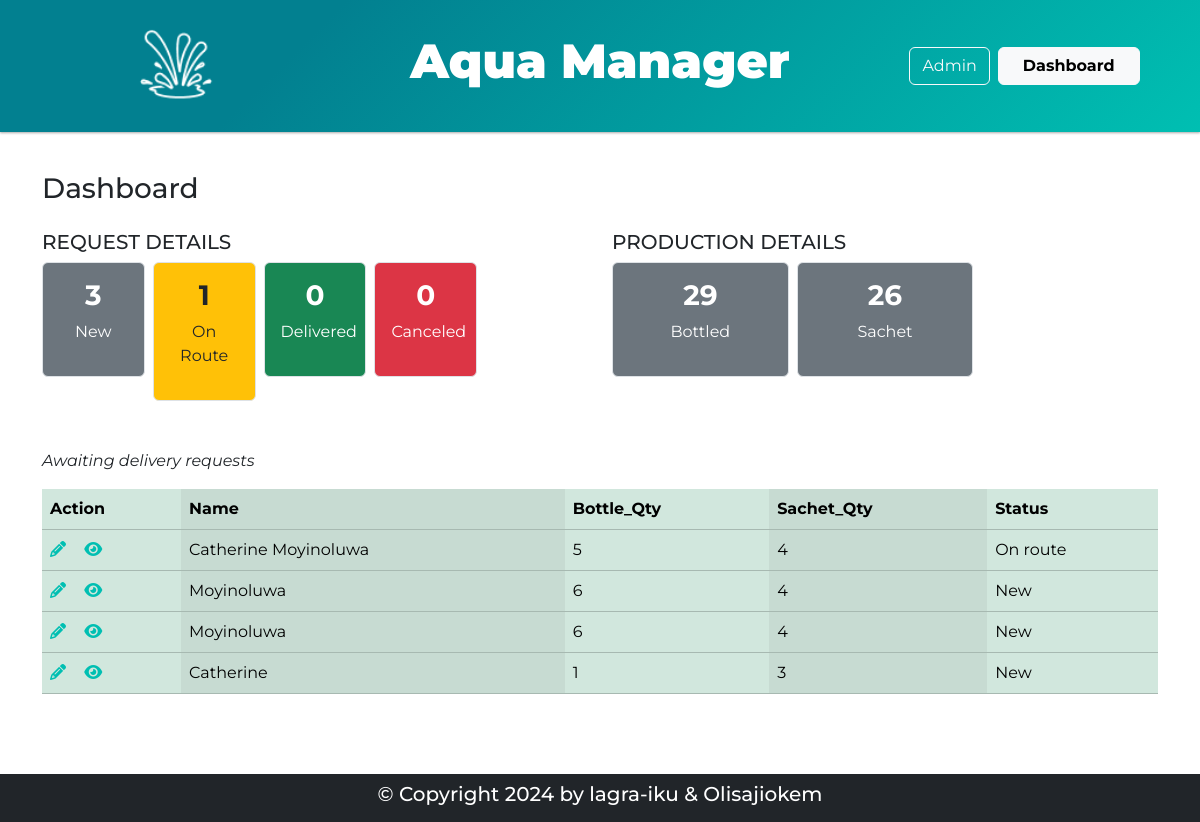
Page /dashboard on the earlier database version.
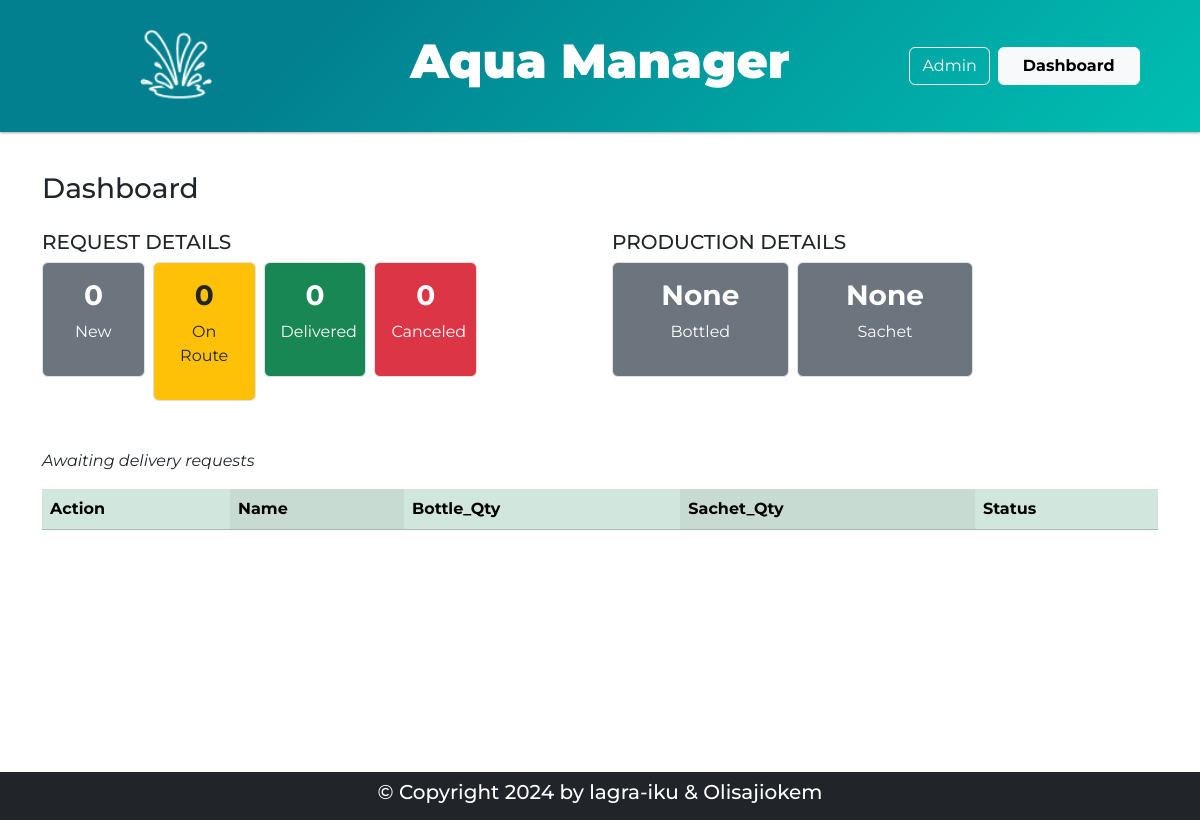
Same page on the later database version.
### models.py (models this page shows, shortened)
class Requests(db.Model):
    id = db.Column(db.Integer, primary_key=True, autoincrement=True)
    name = db.Column(db.String(255), nullable=False)
    location = db.Column(db.String(255), nullable=False)
    phonenum = db.Column(db.String(30), nullable=False)
    bottle_qty = db.Column(db.Integer)
    sachet_qty = db.Column(db.Integer)
    created_date = db.Column(db.DateTime, default=datetime.utcnow)
    modified_date = db.Column(db.DateTime, default=datetime.utcnow, onupdate=datetime.utcnow)
    status = db.Column(db.String(255), default='New')

### routes.py (the view)
@main_bp.route('/dashboard', methods=('GET', 'POST'))
def dashboard():
    entries = Requests.query.filter(Requests.status.notin_(['canceled', 'completed'])).order_by(desc(Requests.modified_date)).all()
    new_count = db.session.query(func.count(Requests.id)).filter(Requests.status == 'New').scalar()
    enroute_count = db.session.query(func.count(Requests.id)).filter(Requests.status == 'On route').scalar()
    delivered_count = db.session.query(func.count(Requests.id)).filter(Requests.status == 'Delivered').scalar()
    canceled_count = db.session.query(func.count(Requests.id)).filter(Requests.status == 'Canceled').scalar()
    bottle_sum = db.session.query(func.sum(Production_records.bottle_qty)).scalar()
    sachet_sum = db.session.query(func.sum(Production_records.sachet_qty)).scalar()
    return render_template('admin/dashboard.html', x=entries, new=new_count, enroute=enroute_count, delivered=delivered_count, canceled=canceled_count, bottled=bottle_sum, sachet=sachet_sum)

### templates/admin/dashboard.html
{% extends 'index.html' %}
{% block content %}
<div class="container mb-5">
    <h3 class="my-4">Dashboard</h3>
    <div class="row mb-5">
        <div class="col-sm-6">
            <div class="row">
                <h5 class="">REQUEST DETAILS</h5>
            </div>
            <div class="row row-cols-2 row-cols-lg-5 g-2 g-lg-2">
                <div class="col text-center">
                  <div class="p-3 border bg-secondary text-white rounded">
                    <h4 class="fs-3 fw-bolder">{{ new }}</h4>
                    <p class="fs-6">New</p>
                  </div>
                </div>
                <div class="col text-center">
                    <div class="p-3 border bg-warning rounded">
                      <h4 class="fs-3 fw-bolder">{{ enroute }}</h4>
                      <p class="fs-6">On Route</p>
                    </div>
                </div>
                <div class="col text-center">
                    <div class="p-3 border bg-success text-white rounded">
                      <h4 class="fs-3 fw-bolder">{{ delivered }}</h4>
                      <p class="fs-6">Delivered</p>
                    </div>
                </div>
                <div class="col text-center">
                    <div class="p-3 border bg-danger text-white rounded">
                      <h4 class="fs-3 fw-bolder">{{ canceled }}</h4>
                      <p class="fs-6">Canceled</p>
                    </div>
                </div>
            </div>
        </div>
        <div class="col-sm-6">
            <div class="row">
                <h5 class="">PRODUCTION DETAILS</h5>
            </div>
            <div class="row row-cols-2 row-cols-lg-3 g-2 g-lg-2">
                <div class="col text-center">
                  <div class="p-3 border bg-secondary text-white rounded">
                    <h4 class="fs-3 fw-bolder">{{ bottled }}</h4>
                    <p class="fs-6">Bottled</p>
                  </div>
                </div>
                <div class="col text-center">
                    <div class="p-3 border bg-secondary text-white rounded">
                      <h4 class="fs-3 fw-bolder">{{ sachet }}</h4>
                      <p class="fs-6">Sachet</p>
                    </div>
                </div>
            </div>
        </div>
    </div>
    <p class="fst-italic">Awaiting delivery requests</p>
    <div class="table-responsive">
        <table class="table table-success table-striped-columns">
            <thead>
                <tr>
                    <th scope="col-sm-1">Action</th>
                    <th scope="col-sm-2">Name</th>
                    <th scope="col-sm-2">Bottle_Qty</th>
                    <th scope="col-sm-2">Sachet_Qty</th>
                    <th scope="col-sm-2">Status</th>
                </tr>
                </thead>
                <tbody>
                {% for item in x %}
                <tr>
                    <th scope="row">
                    <a class="" href="{{ url_for('main.edit_request', id=item.id) }}"><i class="fa-solid fa-pencil txt-teal"></i></a>&nbsp; &nbsp;
                    <a class="" href="{{ url_for('main.display_entry', id=item.id) }}"><i class="fa-solid fa-eye txt-teal"></i></a>
                    </th>
                    <td class="text-capitalize">{{ item.name }}</td>
                    <td>{{ item.bottle_qty }}</td>
                    <td>{{ item.sachet_qty }}</td>
                    <td>{{ item.status }}</td>
                </tr>
                {% endfor %}
                </tbody>
        </table>
        </div>
</div>
{% endblock %}

Differences in the rows shown:
removed Requests: name "Catherine Moyinoluwa", bottle_qty "5", sachet_qty "4", status "On route"
removed Requests: name "Moyinoluwa", bottle_qty "6", sachet_qty "4", status "New"
removed Requests: name "Moyinoluwa", bottle_qty "6", sachet_qty "4", status "New"
removed Requests: name "Catherine", bottle_qty "1", sachet_qty "3", status "New"
Other differences:
{{ new }}: "3" → "0"
{{ enroute }}: "1" → "0"
{{ bottled }}: "29" → "None"
{{ sachet }}: "26" → "None"
